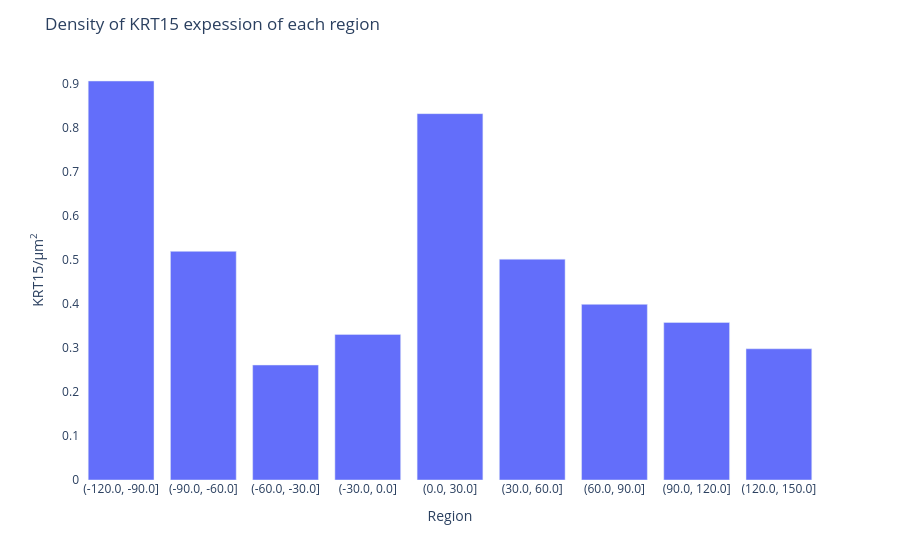

The cell this chart's notebook holds for it:
### Markdown cell above
With `min_fraction=0.5` the domain follows the annotated tumor cells closely; lower it (default 0, i.e. any bin
touched by a tumor cell) for a more inclusive domain, or raise `min_cells` to ignore isolated cells. Everything
downstream of `calculate_distance` works as in the marker-based tutorial, e.g. the expression of a gene as a
function of the distance from the label-defined contour:

### Code cell
# myoepithelial marker KRT15 peaks just outside the label-defined tumor contour
sk.pl.distance_gene_plot(grid, "KRT15")

### Figure 1 — Plotly figure (JSON) as saved in the notebook; plotly's stock layout.template omitted (floating-point values rounded to 4 significant figures)
{"data": [{"hovertemplate": "index=%{x}<br>KRT15=%{y}<extra></extra>", "legendgroup": "", "marker": {"color": "#636efa", "pattern": {"shape": ""}}, "name": "", "orientation": "v", "showlegend": false, "textposition": "auto", "type": "bar", "x": ["(-120.0, -90.0]", "(-90.0, -60.0]", "(-60.0, -30.0]", "(-30.0, 0.0]", "(0.0, 30.0]", "(30.0, 60.0]", "(60.0, 90.0]", "(90.0, 120.0]", "(120.0, 150.0]"], "xaxis": "x", "y": [0.906, 0.5192, 0.2611, 0.3306, 0.8319, 0.5014, 0.3988, 0.3577, 0.298], "yaxis": "y"}], "layout": {"barmode": "relative", "legend": {"tracegroupgap": 0}, "margin": {"t": 60}, "plot_bgcolor": "white", "title": {"text": "Density of KRT15 expession of each region"}, "xaxis": {"anchor": "y", "domain": [0.0, 1.0], "title": {"text": "Region"}}, "yaxis": {"anchor": "x", "domain": [0.0, 1.0], "title": {"text": "KRT15/μm<sup>2</sup>"}}}}
